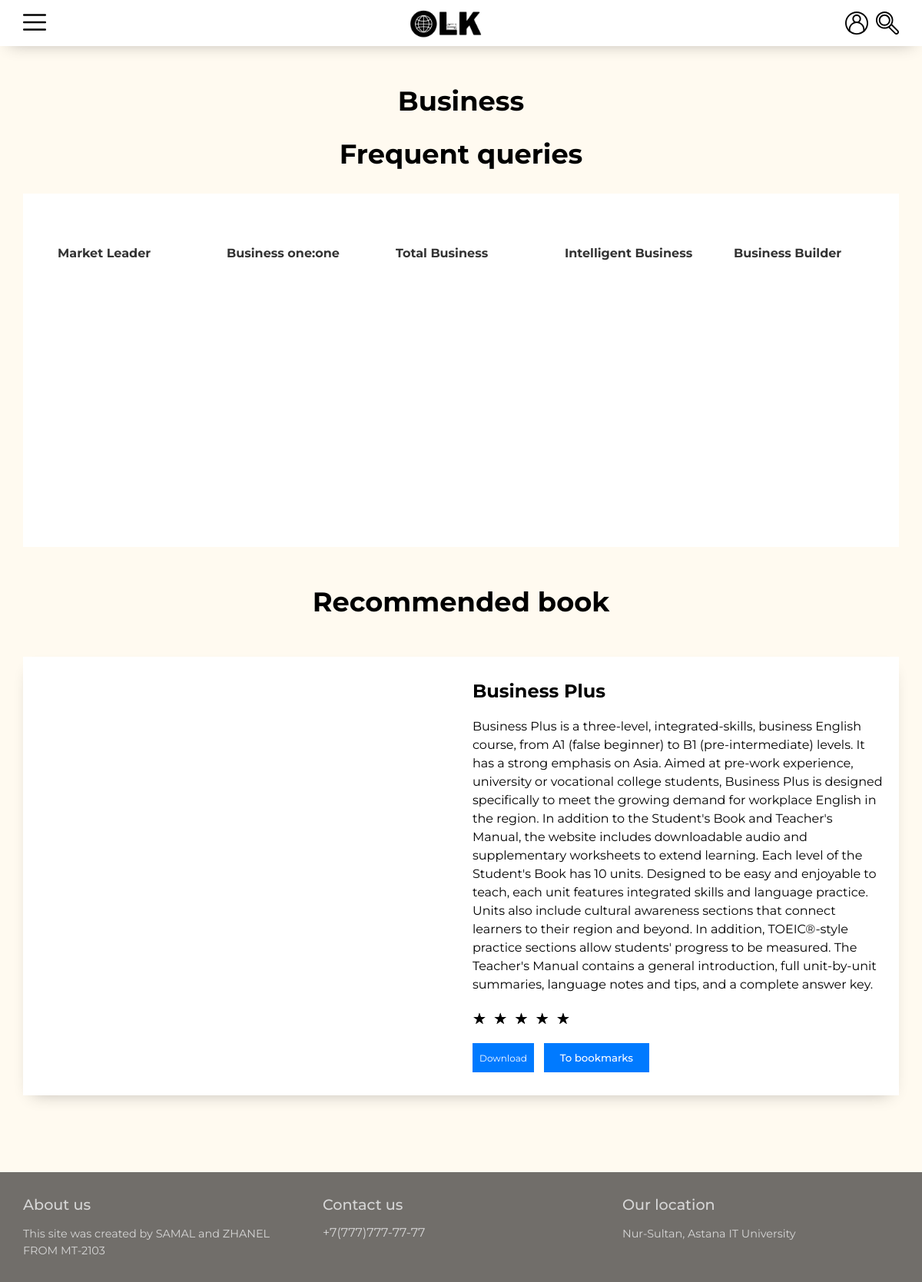
The page /olk/book4.php on the database its author committed.
### tables this page shows
CREATE TABLE `book` (
  `book_id` int(11) NOT NULL,
  `name` varchar(255) NOT NULL,
  `description` text NOT NULL,
  `picture` text NOT NULL,
  `genre_id` int(11) NOT NULL,
  `download_link` text DEFAULT NULL
);

### olk/book4.php (the view, shortened to what this page needs)
<!DOCTYPE html>
<html lang="en">
<head>
    <link rel="stylesheet" href="style.css">
    <link rel="stylesheet" href="https://unpkg.com/swiper/swiper-bundle.css" />
    <link rel="stylesheet" href="https://unpkg.com/swiper/swiper-bundle.min.css" />
</head>
<body>
   <?php
        include 'header.php';
    ?>
    <main class="main-library">
        <div class="container">
            <h1 class="title">Business</h1> <br><br>
            <h1 class="title">Frequent queries</h1>
            <div class="slider-wrapper">
            <div class="swiper-container swiper-container-books">
                <div class="swiper-wrapper books-slider">
                    <?php
                        $query_to_select = "SELECT * FROM book WHERE genre_id = 4";
                        $result = $connect->query($query_to_select);
                        $rows = array();
                        while($row = $result->fetch_assoc()){
                            $rows[] = $row;
                        }
                        for($i = 0; $i < count($rows); $i++){
                            echo "<div class=\"swiper-slide\">
                                      <a href=\" chosen_book.php?book_id=" . $rows[$i]['book_id'] . "\" class=\"book-slide\">
                                          <img src=\" " . $rows[$i]['picture'] . " \" alt=\"\">
                                          <h5 class=\"book-title\">" . $rows[$i]['name'] . " </h5>
                                      </a>
                                  </div>";
                        }
                    ?>
                </div>
            </div>
        </div>
    </div>
    </main>
    <main class="main-profile">
        <div class="container">
            <h1 class="title">Recommended book</h1>
            <div class="profile-box">
                <div class="pfp">
                </div>
                <div class="content">
                    <h2 class="name">Business Plus</h2>
                    <p>
                        Business Plus is a three-level, integrated-skills, business English course, from A1
                        (false beginner) to B1 (pre-intermediate) levels. It has a strong emphasis on Asia.
                        Aimed at pre-work experience, university or vocational college students, Business Plus
                        is designed specifically to meet the growing demand for workplace English in the region.
                        In addition to the Student's Book and Teacher's Manual, the website includes downloadable
                        audio and supplementary worksheets to extend learning. Each level of the Student's Book has
                        10 units. Designed to be easy and enjoyable to teach, each unit features integrated skills and
                        language practice. Units also include cultural awareness sections that connect learners to their
                        region and beyond. In addition, TOEIC®-style practice sections allow students' progress to be measured.
                        The Teacher's Manual contains a general introduction, full unit-by-unit summaries, language notes and tips, and a complete answer key.
                    </p>
                    <div class="rating">
                        <span class="rated">☆</span>
                        <span class="rated">☆</span>
                        <span class="rated">☆</span>
                        <span class="rated">☆</span>
                        <span class="rated">☆</span>
                    </div>
                    <a href="" class="btn2" download>Download</a>
                    <button type="button" class="btn inversed">To bookmarks</button>
                </div>
            </div>
        </div>
    </main>
    <footer class="footer">
        <div class="container">
            <div class="about">
                <h2 class="footer-title">About us</h2>
                <p>This site was created by SAMAL and ZHANEL FROM MT-2103</p>
            </div>
            <div class="contact">
                <h2 class="footer-title">Contact us</h2>
                <a href="tel:+77777777777" class="tel">+7(777)777-77-77</a>
            </div>
            <div class="location">
                <h2 class="footer-title">Our location</h2>
                <p>Nur-Sultan, Astana IT University</p>
            </div>
        </div>
    </footer>
</body>
</html>

### olk/style.css (style rules this page uses)
* { box-sizing: border-box; margin: 0; padding: 0; }
body { font-family: 'Montserrat', sans-serif; font-size: 14px; background-color: floralwhite; }
a { text-decoration: none; color: #333; }
.container { padding-right: 15px; padding-left: 15px; margin-right: auto; margin-left: auto; }
@media (min-width: 768px) { .container { width: 750px; } }
@media (min-width: 768px) { body { font-size: 10px; } }
@media (min-width: 992px) { .container { width: 970px; } }
@media (min-width: 1200px) { .container { width: 1170px; } }
h1.title { font-size: 2.2rem; text-align: center; }
.footer { background-color: #0000008e; margin-top: 50px; padding: 30px 0; color: rgb(214, 214, 214); }
.footer .container { display: grid; grid-template-columns: 1fr 1fr 1fr; gap: 30px; }
.footer .footer-title { font-size: 1.2rem; font-weight: 500; }
.footer p { margin-top: 15px; font-size: 0.9rem; line-height: 22px; }
.footer .contact a { color: rgb(214, 214, 214); font-size: 1rem; display: block; margin-top: 15px; }
.main-profile { margin-top: 50px; margin-bottom: 100px; }
.main-profile .profile-box { background-color: #fff; margin-top: 50px; display: grid; gap: 30px; padding: 30px 20px; -webkit-box-shadow: 0px 9px 21px -12px rgba(0,0,0,0.3); -moz-box-shadow: 0px 9px 21px -12px rgba(0,0,0,0.3); box-shadow: 0px 9px 21px -12px rgba(0,0,0,0.3); }
@media (min-width: 576px) { .main-profile .profile-box { grid-template-columns: 1fr 1fr; } }
.main-profile .profile-box .pfp { max-width: 300px; width: 100%; justify-self: center; }
.main-profile .profile-box .content .name { font-size: 24px; }
.main-profile .profile-box .content p { font-size: 16px; line-height: 24px; margin-top: 20px; }
.main-library { margin-top: 50px; }
.main-library .slider-wrapper { padding: 30px; width: 100%; background-color: #fff; margin-top: 30px; }
.main-library .books-slider .book-slide { display: block; width: 100%; height: 100%; padding: 15px; }
.main-library .books-slider .book-slide .book-title { font-size: 16px; margin-top: 10px; }
.main-library .swiper-container { width: 100%; height: 400px; }
.main-library .swiper-container-books { background-color: #fff; }
.main-profile .content button { border: 1px solid transparent; background-color: var(--swiper-theme-color); padding: 10px 20px; color: #fff; font-family: 'Montserrat', sans-serif; cursor: pointer; margin-top: 20px; margin-right: 10px; font-weight: 500; }
.rating { unicode-bidi: bidi-override; width: fit-content; font-size: 20px; margin-top: 20px; }
.rating > span { display: inline-block; position: relative; width: 1.1em; }
.rating > .rated:before { content: "\2605"; position: absolute; }
.btn2 { height: 38px; background-color: #007AFF; width: 80px; color: #fff; display: inline-block; text-align: center; padding-top: 12px; font-size: 12px; margin-right: 10px; }

### rows shown on the page
book: name "Market Leader"
book: name "Business one:one"
book: name "Total Business"
book: name "Intelligent Business"
book: name "Business Builder"
